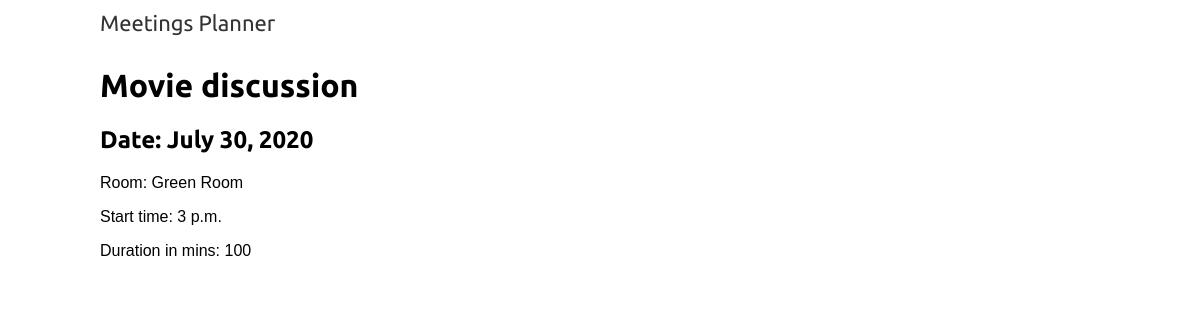
Page /meetings/5 on the committed database.
### meetings/models.py (models this page shows, shortened)
class Meeting(models.Model):
    title = models.CharField(max_length=255)
    date = models.DateField(auto_now=False)
    start_time = models.TimeField(auto_now=False)
    duration = models.IntegerField(default=10)
    room = models.ForeignKey('Room', on_delete=models.CASCADE)

class Room(models.Model):
    name = models.CharField(max_length=2000)
    floor = models.IntegerField(default=1)
    room_number = models.CharField(max_length=50)
    available = models.BooleanField(default=True)
    def __str__(self):
        return self.name

### meetings/views.py (the view)
# urls.py: path('<int:id>', views.meetings_detail, name='meetings_detail'),
def meetings_detail(request, id):
    meeting = get_object_or_404(Meeting, id=id)
    return render(request, 'meetings_detail.html', {'meeting': meeting})

### meetings/templates/meetings_detail.html
{% extends "base.html" %}
{% load static %}
{% block content %}
    <h1> {{meeting.title}}</h1>
    <h2>Date: {{meeting.date}}</h2>
    <p>Room: {{meeting.room}}</p>
    <p>Start time: {{meeting.start_time}}</p>
    <p>Duration in mins: {{meeting.duration}}</p>
{% endblock %}

### static/css/base.css (style rules this page uses)
body { margin:0; padding:0; font-family:helvetica, sans-serif; }
h1, h2, h3, h4, h5 , h6 { font-family: 'Ubuntu', serif; font-weight:bold; }

### rows in the picture
Meeting: title "Movie discussion", date "July 30, 2020", room "Green Room", start_time "3 p.m.", duration "100"
